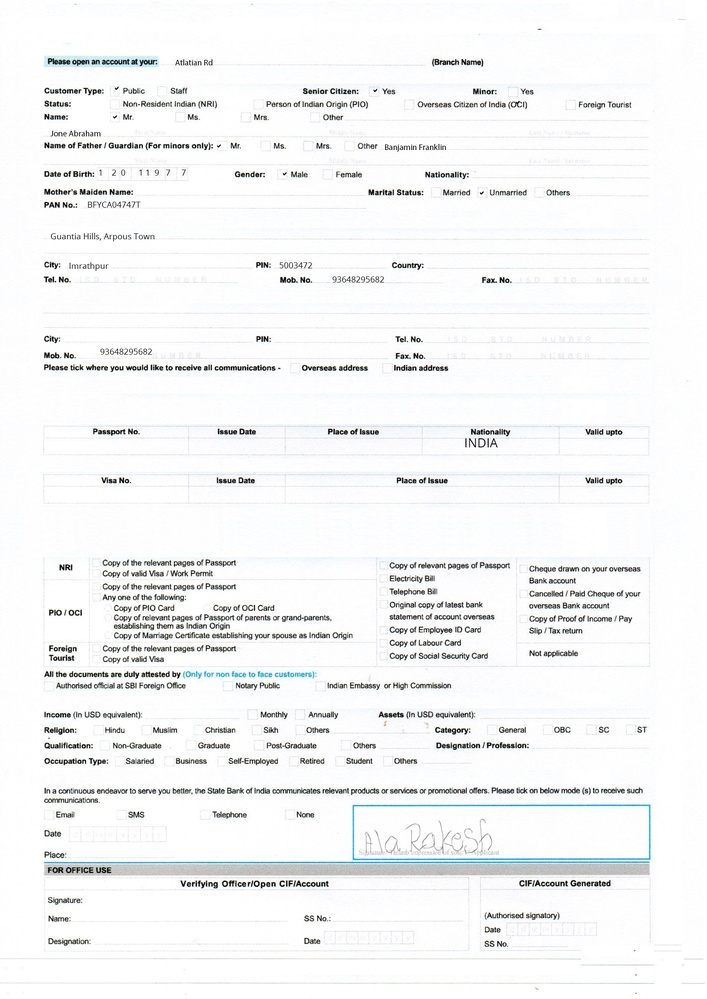
#> input picture Client/2017_05_CogEx/2017_07_R2Implementation/Formsforinput/fresh/image_processing1.jpg, 707 x 999 px, shrunk from 1654 x 2338 before the run, found by its file name; the run also reads 1 picture not shown here
$ jupyter execute --allow-errors Untitled.ipynb   (Python 2 division)
#> lines starting #> are read from the running program, lines starting #| are printed output that depends on the picture; after the words box and inside, x2 and y2 are one past the last pixel; in counts of white or black regions, pixels touching at a corner belong together; long printed decimals are rounded
[cell 1]
# User Inputs
dir_name = r'C:\Users\ankuarora\Desktop\Client\2017_05_CogEx\2017_07_R2Implementation\Formsforinput\fresh'
in_form = 'image_processing1.jpg'
template_img = 'marker_template_to_be_identified.png'

[cell 2]
# import sys
teamplate_path = template_img  # 'passporttemplate.png'
image_to_be_processed = in_form # 'resized.png'
# output_image = sys.argv[3] # 'Markeronresized.png'


import cv2
import numpy as np
import matplotlib.pyplot as plt
import os

[cell 3]
# Load input image and convert to grayscale
image = cv2.imread(os.path.join(dir_name,image_to_be_processed))
#> image is the input picture: shape (999, 707, 3); mean B, G, R 245.3, 245.1, 244.3
# [5 lines of commented-out code are left out]
gray = cv2.cvtColor(image,cv2.COLOR_BGR2GRAY)

# Load Template image
#template = cv2.imread('images/tent.jpg',0)
template = cv2.imread(os.path.join(dir_name, teamplate_path),0)
#template = cv2.imread('cms_1500_cut_medicare.png',0)
#template = cv2.imread('collegeform_logo.png',0)

[cell 4]
plt.imshow(image), plt.show()

[cell 5]
gray = cv2.bitwise_not(gray)
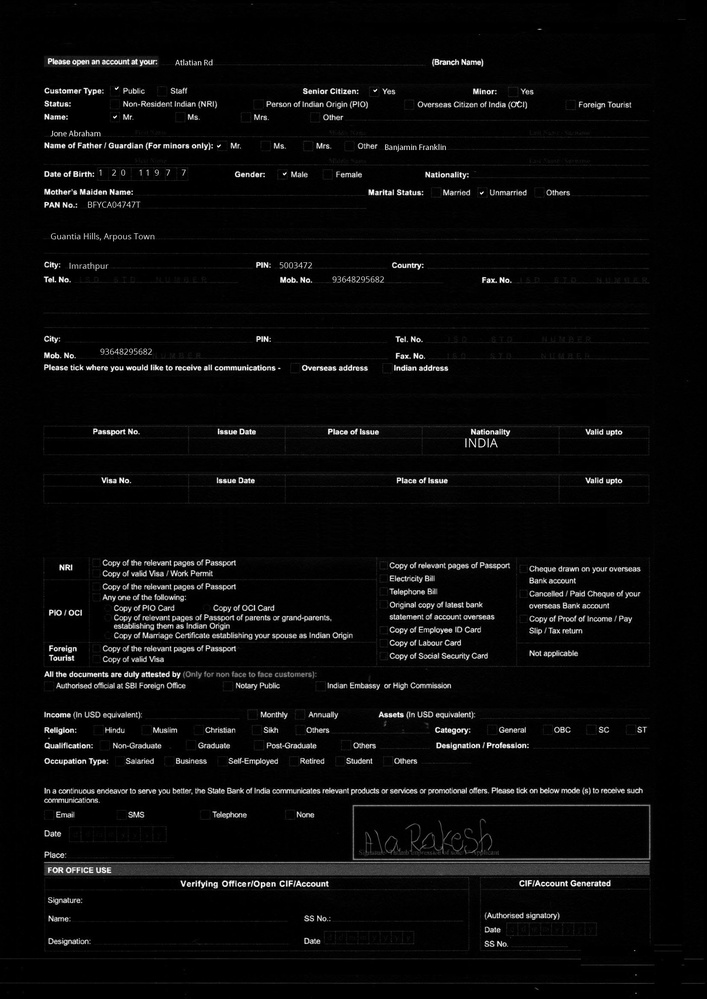
#> gray: shape (999, 707); min 0, max 255, mean 10.2
coords = np.column_stack(np.where(gray > 0))
#> coords = 545227 pairs, first value 0 to 998, second value 0 to 706
angle = cv2.minAreaRect(coords)[-1]
#> angle = -90
print angle
#| -90.0

[cell 6]
# the `cv2.minAreaRect` function returns values in the range [-90, 0); as the rectangle rotates clockwise the
# returned angle trends to 0 -- in this special case we need to add 90 degrees to the angle
if angle < -45:
    angle = -(90 + angle)
#> angle = 0
# otherwise, just take the inverse of the angle to make it positive
else:
    angle = -angle

# rotate the image to deskew it
(h, w) = gray.shape[:2]
#> h = 999; w = 707
center = (w // 2, h // 2)
#> center = (353, 499)
M = cv2.getRotationMatrix2D(center, angle, 1.0)
#> M = [[1, 0, 0], [0, 1, 0]]
rotated = cv2.warpAffine(gray, M, (w, h), flags=cv2.INTER_CUBIC, borderMode=cv2.BORDER_REPLICATE)

[cell 7]
plt.imshow(rotated), plt.show()

[cell 8]
scales = np.arange(0.5, 2.0, 0.1)

mx_f = 0.0
mxLoc_f = (0,0)
for i in scales:
    for j in scales:
        large_image = cv2.resize(rotated,None,fx=i, fy=i, interpolation = cv2.INTER_CUBIC)
        small_image = cv2.resize(template,None,fx=j, fy=j, interpolation = cv2.INTER_CUBIC)

        result = cv2.matchTemplate(small_image, large_image, cv2.TM_CCOEFF_NORMED)
        _,mx,_,mxLoc = cv2.minMaxLoc(result)
        if (mx > mx_f):
            mx_f = mx
            mxLoc_f = mxLoc
            print mx, mxLoc, i, j
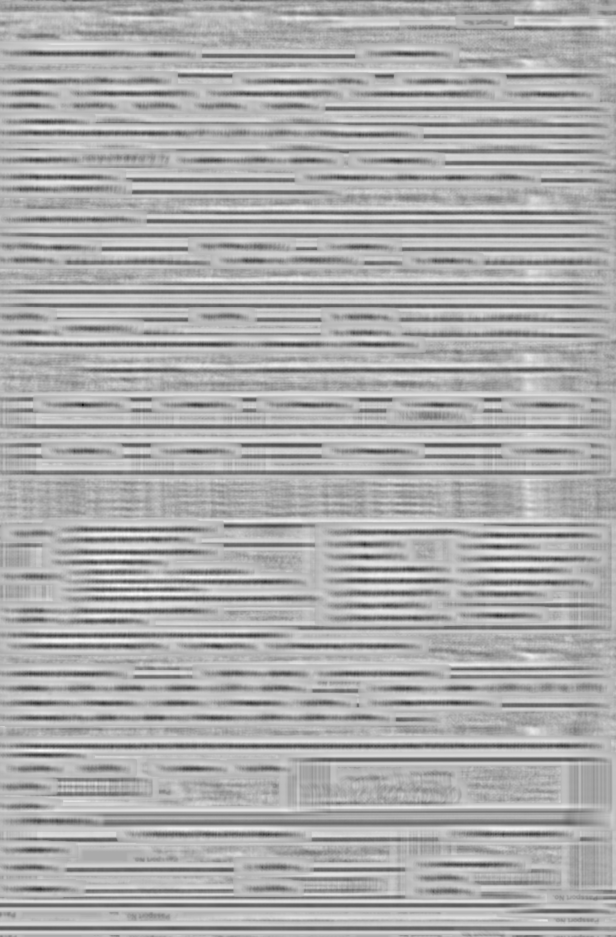
#> result: shape (1874, 1232) float32 (shown at 1/2 size); min -0.982, max 0.488, mean 0.0139; drawn with min black and max white
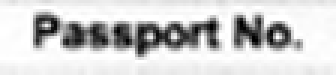
#> small_image: shape (25, 112) (shown 3 times larger); min 0, max 255, mean 207.3
#> after the loop, mxLoc_f = (645, 1546); mx_f = 0.663

[cell 9]
result = cv2.matchTemplate(rotated, template, cv2.TM_CCOEFF_NORMED)
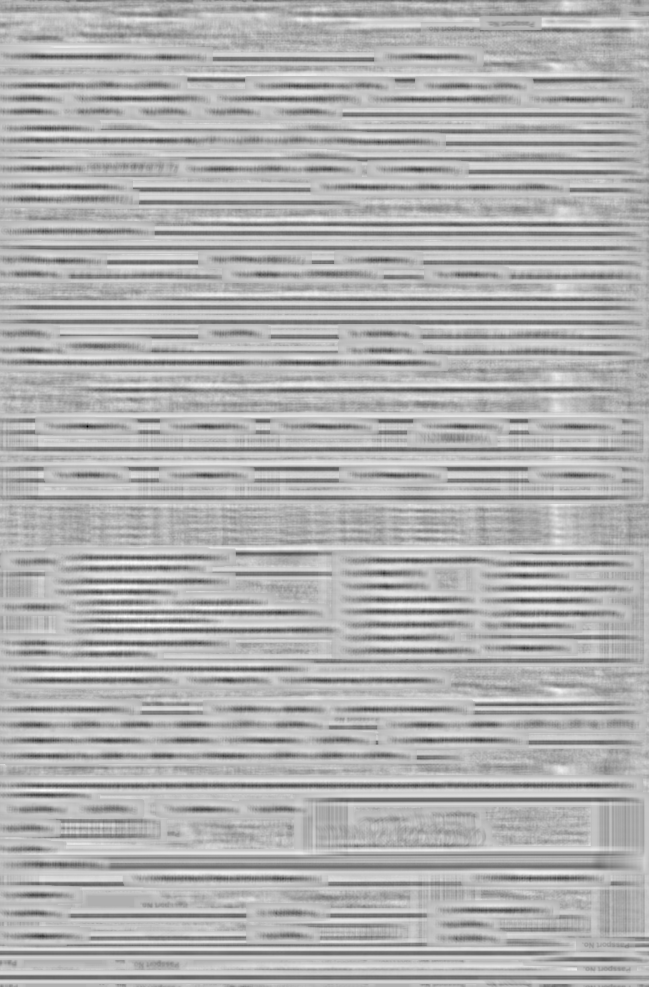
#> result: shape (987, 649) float32; min -0.992, max 0.453, mean 0.0133; drawn with min black and max white
min_val, max_val, min_loc, max_loc = cv2.minMaxLoc(result)
#> min_val = -0.992; max_val = 0.453; min_loc = (87, 426); max_loc = (148, 625)

#Create Bounding Box
top_left = min_loc
#> top_left = (87, 426)
print("Match ratio: " + str(min_val))
#| Match ratio: -0.9917
bottom_right = (top_left[0] + template.shape[1], top_left[1] + template.shape[0]) # Changed by Ankur Arora
#> bottom_right = (146, 439)
cv2.rectangle(image, top_left, bottom_right, (0,0,255), 5)
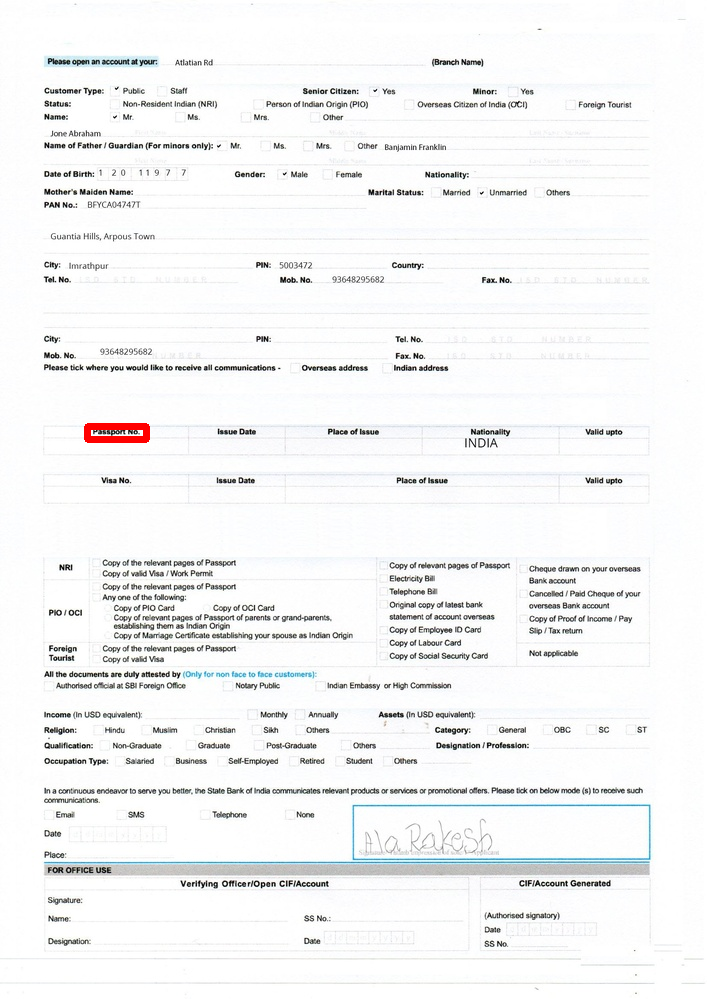
#> image: shape (999, 707, 3); 0.14% of pixels changed, all inside (x1, y1, x2, y2) = (84, 423, 150, 443)

cv2.imwrite('output_image1.png', image)
#> Out = True
#cv2.waitKey(0)
#cv2.destroyAllWindows()
